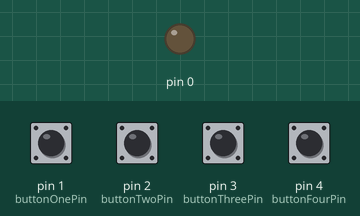
Simulated run of this sketch. Board: Teensy 4. Parts: output pins drawn as LEDs (lit = HIGH). Inputs (shaded band) come from the test bench; at power-on: pin 1 (buttonOnePin), pin 2 (buttonTwoPin), pin 3 (buttonThreePin), pin 4 (buttonFourPin) LOW.

Above: at 0.0 s.
At 0.8 s:
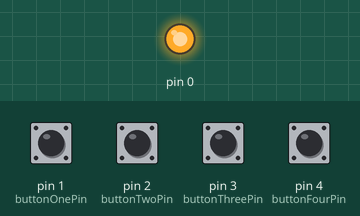
Timing chart, 0 to 2.3 s (numbered marks = the images above):
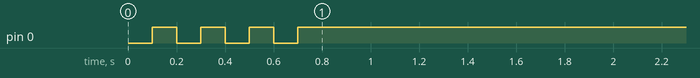

The sketch:

modifooter.ino
```cpp
const int buttonOnePin = 1;
const int buttonTwoPin = 2;
const int buttonThreePin = 3;
const int buttonFourPin = 4;

void setup() {
  pinMode(buttonOnePin, INPUT);
  pinMode(buttonTwoPin, INPUT);
  pinMode(buttonThreePin, INPUT);
  pinMode(buttonFourPin, INPUT);
  pinMode(0, OUTPUT);
  delay(100);
  digitalWrite(0, 1);
  delay(100);
  digitalWrite(0, 0);
  delay(100);
  digitalWrite(0, 1);
  delay(100);
  digitalWrite(0, 0);
  delay(100);
  digitalWrite(0, 1);
  delay(100);
  digitalWrite(0, 0);
  delay(100);
  digitalWrite(0, 1);
}

void loop() {
  delay(10);
  bool buttonOnePressed = digitalRead(buttonOnePin);
  bool buttonTwoPressed = digitalRead(buttonTwoPin);
  bool buttonThreePressed = digitalRead(buttonThreePin);
  bool buttonFourPressed = digitalRead(buttonFourPin);

//    (buttonFourPressed ? MODIFIERKEY_SHIFT : 0) |
//    (buttonTwoPressed ? MODIFIERKEY_ALT : 0)
  Keyboard.set_modifier(
    (buttonOnePressed ? MODIFIERKEY_CTRL : 0) |
    (buttonThreePressed ? MODIFIERKEY_SHIFT : 0) |
    (buttonFourPressed ? MODIFIERKEY_ALT : 0) |
    (buttonTwoPressed ? MODIFIERKEY_GUI : 0)
  );
  Keyboard.send_now();
}
```
